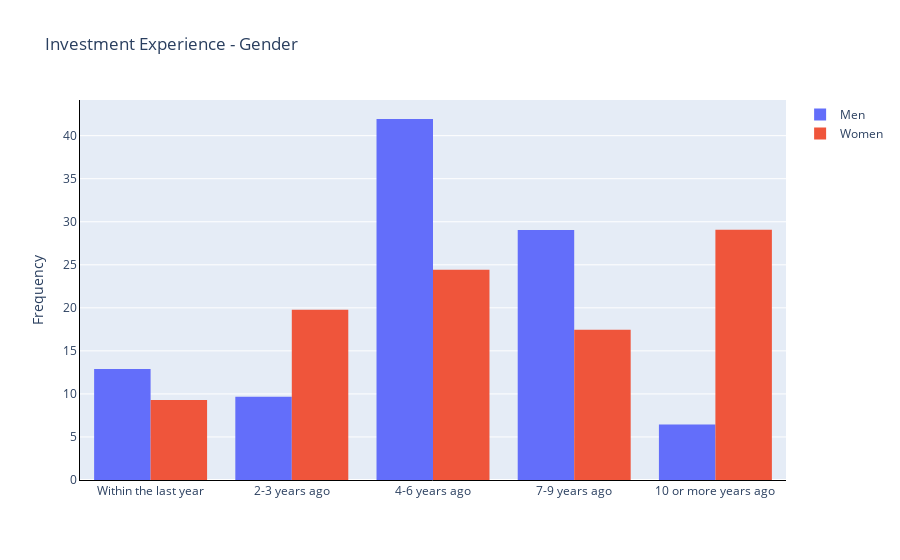
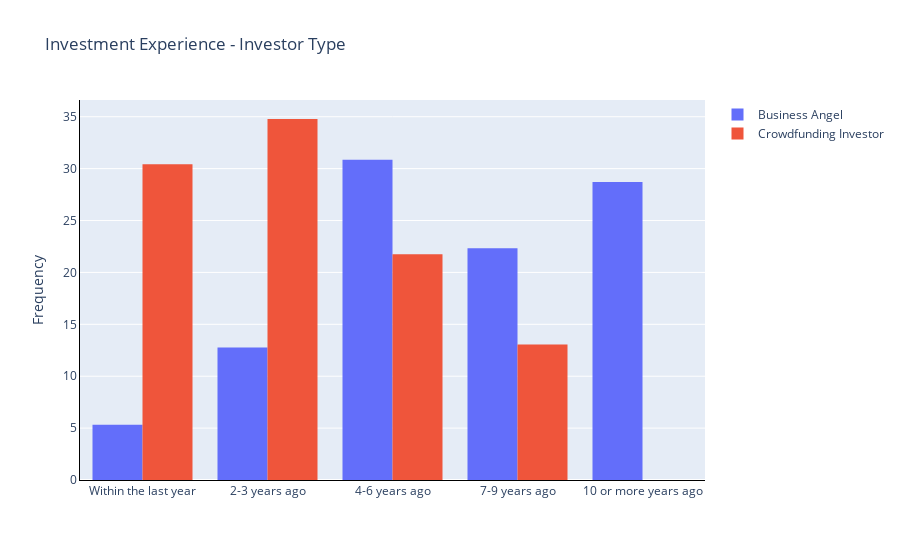
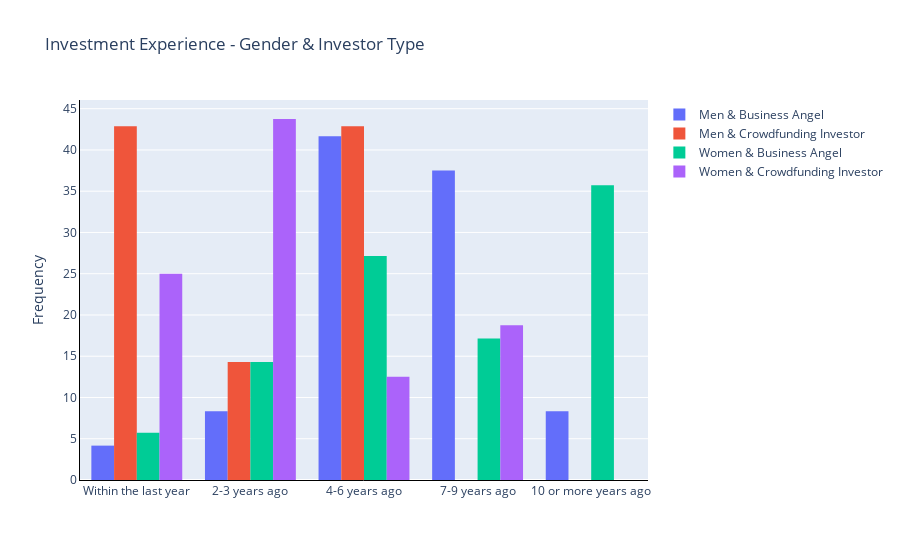

The cell these charts' notebook holds for them, in order:
### Code cell
import pandas as pd
import plotly.express as px
import plotly.graph_objects as go

df=df_load.copy()
main_title='Investment Experience'
x_title=''
x_label='inv_time'
y_title='Frequency'
category_range=[1,2,3,4,5]
category_orders=['Within the last year','2-3 years ago', '4-6 years ago', '7-9 years ago', '10 or more years ago']

des_anal(df, main_title, x_title, x_label, y_title, category_range, category_orders)

### Figure 1 — Plotly figure (JSON) as saved in the notebook; plotly's stock layout.template omitted (floating-point values rounded to 4 significant figures)
{"data": [{"histnorm": "percent", "name": "Men", "type": "histogram", "x": ["7-9 years ago", "7-9 years ago", "4-6 years ago", "Within the last year", "2-3 years ago", "4-6 years ago", "4-6 years ago", "7-9 years ago", "4-6 years ago", "7-9 years ago", "4-6 years ago", null, "4-6 years ago", "4-6 years ago", "7-9 years ago", "4-6 years ago", null, null, "4-6 years ago", "2-3 years ago", null, "7-9 years ago", "4-6 years ago", "7-9 years ago", null, "7-9 years ago", "7-9 years ago", "10 or more years ago", "10 or more years ago", null, "4-6 years ago", "Within the last year", null, "Within the last year", null, null, "4-6 years ago", null, null, "4-6 years ago", null, null, null, "Within the last year", "2-3 years ago", null, null]}, {"histnorm": "percent", "name": "Women", "type": "histogram", "x": ["Within the last year", "Within the last year", "2-3 years ago", "10 or more years ago", "4-6 years ago", "4-6 years ago", "10 or more years ago", "2-3 years ago", "10 or more years ago", "10 or more years ago", "10 or more years ago", "10 or more years ago", "7-9 years ago", "4-6 years ago", "2-3 years ago", "4-6 years ago", "2-3 years ago", "2-3 years ago", "4-6 years ago", "4-6 years ago", "10 or more years ago", "7-9 years ago", "7-9 years ago", "4-6 years ago", "10 or more years ago", "7-9 years ago", "10 or more years ago", "2-3 years ago", "7-9 years ago", "10 or more years ago", "10 or more years ago", "4-6 years ago", "10 or more years ago", "2-3 years ago", "10 or more years ago", null, "7-9 years ago", "7-9 years ago", null, "Within the last year", "2-3 years ago", "4-6 years ago", "2-3 years ago", "10 or more years ago", "4-6 years ago", "10 or more years ago", "7-9 years ago", "4-6 years ago", "10 or more years ago", "4-6 years ago", "10 or more years ago", "7-9 years ago", "7-9 years ago", "4-6 years ago", "4-6 years ago", "7-9 years ago", "10 or more years ago", "4-6 years ago", "10 or more years ago", "10 or more years ago", "10 or more years ago", "Within the last year", "10 or more years ago", "4-6 years ago", "10 or more years ago", "4-6 years ago", "4-6 years ago", "4-6 years ago", "7-9 years ago", "10 or more years ago", "10 or more years ago", "2-3 years ago", "2-3 years ago", "2-3 years ago", "7-9 years ago", "7-9 years ago", null, "Within the last year", "2-3 years ago", "4-6 years ago", "2-3 years ago", "2-3 years ago", "2-3 years ago", "Within the last year", null, "Within the last year", null, null, null, null, null, null, null, "2-3 years ago", "7-9 years ago", "Within the last year", null, "4-6 years ago", null, null, null]}], "layout": {"title": {"text": "Investment Experience - Gender"}, "xaxis": {"categoryarray": ["Within the last year", "2-3 years ago", "4-6 years ago", "7-9 years ago", "10 or more years ago"], "categoryorder": "array", "linecolor": "black", "linewidth": 1, "showline": true, "title": {"text": ""}}, "yaxis": {"linecolor": "black", "linewidth": 1, "showline": true, "title": {"text": "Frequency"}}}}

### Figure 2 — Plotly figure (JSON) as saved in the notebook; plotly's stock layout.template omitted (floating-point values rounded to 4 significant figures)
{"data": [{"histnorm": "percent", "name": "Business Angel", "type": "histogram", "x": ["Within the last year", "Within the last year", "7-9 years ago", "7-9 years ago", "2-3 years ago", "10 or more years ago", "4-6 years ago", "4-6 years ago", null, null, "4-6 years ago", "10 or more years ago", "Within the last year", null, "2-3 years ago", null, "4-6 years ago", "2-3 years ago", "10 or more years ago", "10 or more years ago", "10 or more years ago", "10 or more years ago", "4-6 years ago", "7-9 years ago", "7-9 years ago", "4-6 years ago", "2-3 years ago", "4-6 years ago", null, null, "4-6 years ago", "2-3 years ago", "2-3 years ago", "4-6 years ago", "4-6 years ago", "10 or more years ago", "7-9 years ago", "7-9 years ago", "4-6 years ago", "10 or more years ago", "7-9 years ago", null, "10 or more years ago", "7-9 years ago", "2-3 years ago", "4-6 years ago", "7-9 years ago", null, "10 or more years ago", null, "10 or more years ago", "4-6 years ago", "4-6 years ago", null, "10 or more years ago", null, "4-6 years ago", "7-9 years ago", "2-3 years ago", "10 or more years ago", null, "4-6 years ago", null, null, null, null, "7-9 years ago", null, "4-6 years ago", "7-9 years ago", null, null, "Within the last year", "2-3 years ago", "2-3 years ago", null, "4-6 years ago", null, null, "2-3 years ago", "7-9 years ago", "10 or more years ago", "4-6 years ago", "10 or more years ago", "4-6 years ago", "7-9 years ago", null, "7-9 years ago", "4-6 years ago", "10 or more years ago", "4-6 years ago", "10 or more years ago", "7-9 years ago", null, "7-9 years ago", "4-6 years ago", null, "4-6 years ago", null, null, "7-9 years ago", "10 or more years ago", "4-6 years ago", "10 or more years ago", "10 or more years ago", "10 or more years ago", "Within the last year", "10 or more years ago", null, "4-6 years ago", "10 or more years ago", null, "7-9 years ago", "4-6 years ago", "7-9 years ago", "4-6 years ago", "4-6 years ago", "10 or more years ago", "7-9 years ago", "10 or more years ago", "10 or more years ago", "10 or more years ago", "2-3 years ago"]}, {"histnorm": "percent", "name": "Crowdfunding Investor", "type": "histogram", "x": ["2-3 years ago", null, "2-3 years ago", "7-9 years ago", "4-6 years ago", "7-9 years ago", null, "Within the last year", "2-3 years ago", "Within the last year", "4-6 years ago", "2-3 years ago", null, "Within the last year", null, null, null, null, null, null, null, "4-6 years ago", null, null, null, null, null, "2-3 years ago", null, null, "2-3 years ago", null, "4-6 years ago", "Within the last year", null, "Within the last year", null, null, null, null, null, null, null, null, null, null, null, null, null, null, null, "2-3 years ago", "7-9 years ago", "Within the last year", null, null, "4-6 years ago", "Within the last year", "2-3 years ago", null, null, null, null, null, null]}], "layout": {"title": {"text": "Investment Experience - Investor Type"}, "xaxis": {"categoryarray": ["Within the last year", "2-3 years ago", "4-6 years ago", "7-9 years ago", "10 or more years ago"], "categoryorder": "array", "linecolor": "black", "linewidth": 1, "showline": true, "title": {"text": ""}}, "yaxis": {"linecolor": "black", "linewidth": 1, "showline": true, "title": {"text": "Frequency"}}}}

### Figure 3 — Plotly figure (JSON) as saved in the notebook; plotly's stock layout.template omitted (floating-point values rounded to 4 significant figures)
{"data": [{"histnorm": "percent", "name": "Men & Business Angel", "type": "histogram", "x": ["7-9 years ago", "7-9 years ago", "4-6 years ago", "Within the last year", "2-3 years ago", "4-6 years ago", "4-6 years ago", "7-9 years ago", "4-6 years ago", "7-9 years ago", "4-6 years ago", null, "4-6 years ago", "4-6 years ago", "7-9 years ago", "4-6 years ago", null, null, "4-6 years ago", "2-3 years ago", null, "7-9 years ago", "4-6 years ago", "7-9 years ago", null, "7-9 years ago", "7-9 years ago", "10 or more years ago", "10 or more years ago"]}, {"histnorm": "percent", "name": "Men & Crowdfunding Investor", "type": "histogram", "x": [null, "4-6 years ago", "Within the last year", null, "Within the last year", null, null, "4-6 years ago", null, null, "4-6 years ago", null, null, null, "Within the last year", "2-3 years ago", null, null]}, {"histnorm": "percent", "name": "Women & Business Angel", "type": "histogram", "x": ["Within the last year", "Within the last year", "2-3 years ago", "10 or more years ago", "4-6 years ago", "4-6 years ago", "10 or more years ago", "2-3 years ago", "10 or more years ago", "10 or more years ago", "10 or more years ago", "10 or more years ago", "7-9 years ago", "4-6 years ago", "2-3 years ago", "4-6 years ago", "2-3 years ago", "2-3 years ago", "4-6 years ago", "4-6 years ago", "10 or more years ago", "7-9 years ago", "7-9 years ago", "4-6 years ago", "10 or more years ago", "7-9 years ago", "10 or more years ago", "2-3 years ago", "7-9 years ago", "10 or more years ago", "10 or more years ago", "4-6 years ago", "10 or more years ago", "2-3 years ago", "10 or more years ago", null, "7-9 years ago", "7-9 years ago", null, "Within the last year", "2-3 years ago", "4-6 years ago", "2-3 years ago", "10 or more years ago", "4-6 years ago", "10 or more years ago", "7-9 years ago", "4-6 years ago", "10 or more years ago", "4-6 years ago", "10 or more years ago", "7-9 years ago", "7-9 years ago", "4-6 years ago", "4-6 years ago", "7-9 years ago", "10 or more years ago", "4-6 years ago", "10 or more years ago", "10 or more years ago", "10 or more years ago", "Within the last year", "10 or more years ago", "4-6 years ago", "10 or more years ago", "4-6 years ago", "4-6 years ago", "4-6 years ago", "7-9 years ago", "10 or more years ago", "10 or more years ago", "2-3 years ago"]}, {"histnorm": "percent", "name": "Women & Crowdfunding Investor", "type": "histogram", "x": ["2-3 years ago", "2-3 years ago", "7-9 years ago", "7-9 years ago", null, "Within the last year", "2-3 years ago", "4-6 years ago", "2-3 years ago", "2-3 years ago", "2-3 years ago", "Within the last year", null, "Within the last year", null, null, null, null, null, null, null, "2-3 years ago", "7-9 years ago", "Within the last year", null, "4-6 years ago", null, null, null]}], "layout": {"title": {"text": "Investment Experience - Gender & Investor Type"}, "xaxis": {"categoryarray": ["Within the last year", "2-3 years ago", "4-6 years ago", "7-9 years ago", "10 or more years ago"], "categoryorder": "array", "linecolor": "black", "linewidth": 1, "showline": true, "title": {"text": ""}}, "yaxis": {"linecolor": "black", "linewidth": 1, "showline": true, "title": {"text": "Frequency"}}}}
